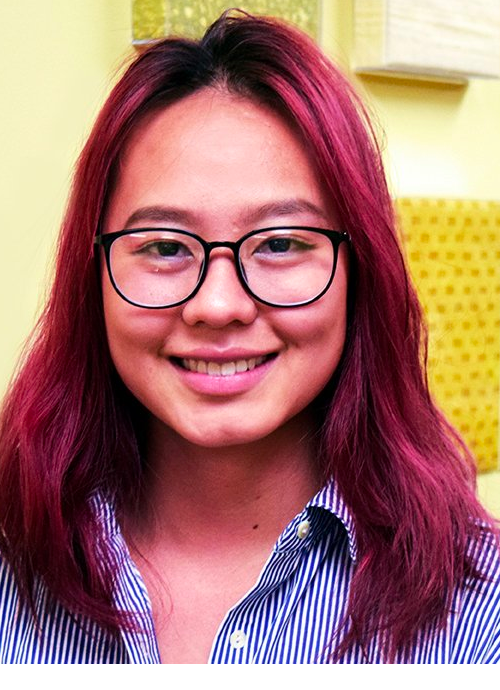
#> input picture modefilter/kang.png, 500 x 690 px
$ python blackwhite.py
#> lines starting #> are read from the running program, lines starting #| are printed output that depends on the picture
from PIL import Image
from PIL import ImageFilter
image_umn = Image.open("kang.png")
#> image_umn is the input picture: PIL image 500x690 RGBA; mean R, G, B, A 157.5, 108.3, 102.6, 245.4
# [6 lines of commented-out code are left out]
edges = image_umn.filter(ImageFilter.FIND_EDGES)
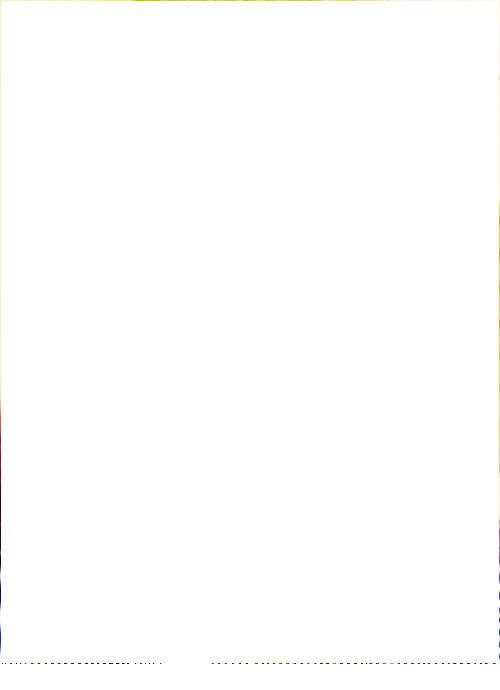
#> edges: PIL image 500x690 RGBA; mean R, G, B, A 22.7, 22.2, 21, 1.7; transparent parts drawn white
edges.show()
